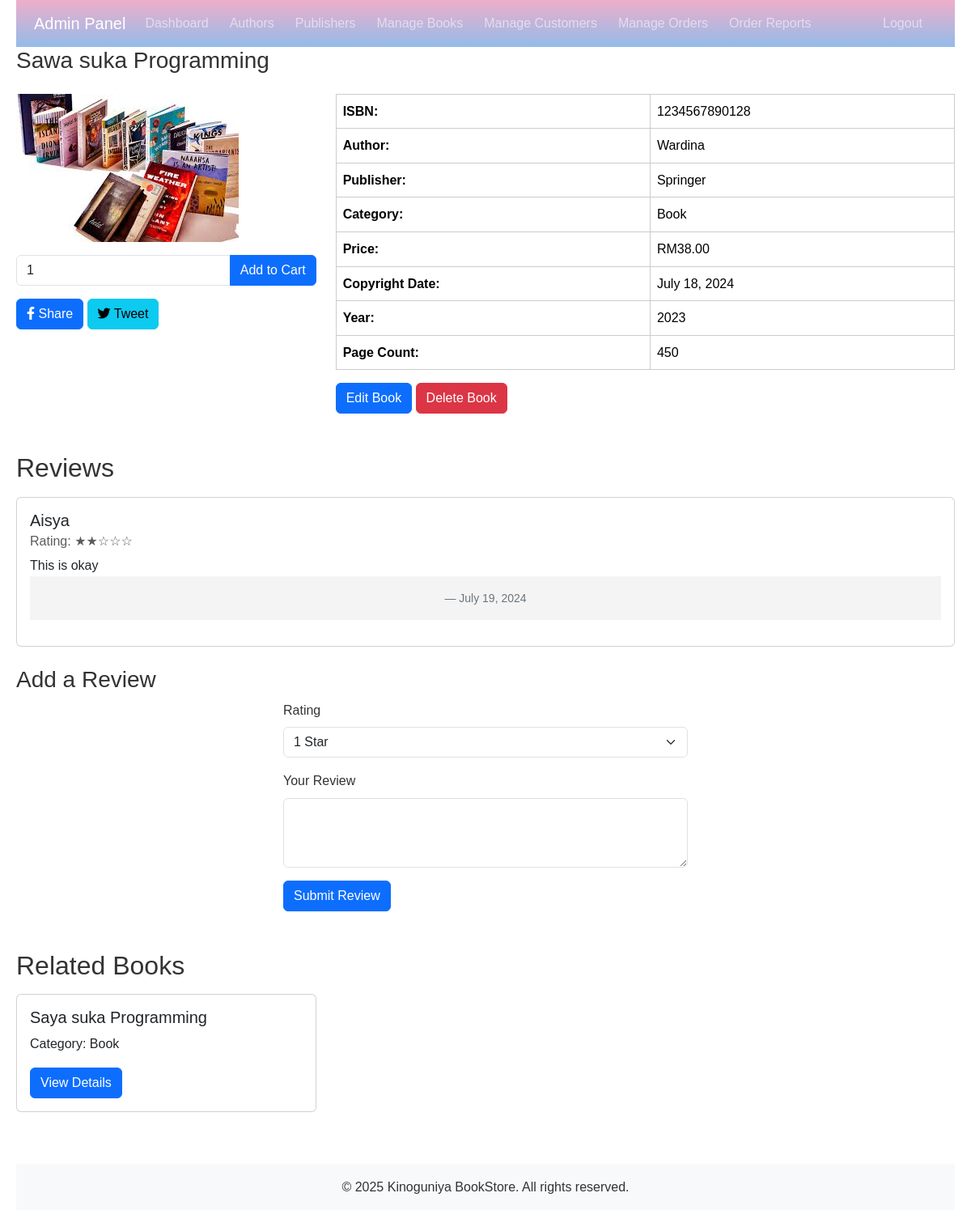
Page /books/details.php?id=3 (signed in) on the committed database.
### tables this page shows
CREATE TABLE `book` (
  `id` int(11) NOT NULL AUTO_INCREMENT,
  `isbn` varchar(20) NOT NULL,
  `book_title` varchar(255) NOT NULL,
  `category` varchar(100) NOT NULL,
  `price` decimal(10,2) NOT NULL,
  `copyright_date` date NOT NULL,
  `year` year(4) NOT NULL,
  `page_count` int(11) NOT NULL,
  `p_id` int(11) NOT NULL,
  `s_id` int(11) NOT NULL,
  `a_id` int(11) NOT NULL,
  `is_active` tinyint(1) NOT NULL DEFAULT '1',
  PRIMARY KEY (`id`),
  KEY `publishere_idx` (`p_id`),
  KEY `addded_by_idx` (`s_id`),
  CONSTRAINT `addded_by` FOREIGN KEY (`s_id`) REFERENCES `staff` (`id`) ON DELETE NO ACTION ON UPDATE NO ACTION,
  CONSTRAINT `publisher` FOREIGN KEY (`p_id`) REFERENCES `publisher` (`id`) ON DELETE NO ACTION ON UPDATE NO ACTION
);

CREATE TABLE `author` (
  `id` int(11) NOT NULL AUTO_INCREMENT,
  `a_name` varchar(100) NOT NULL,
  `a_email` varchar(100) NOT NULL,
  `address` varchar(200) DEFAULT NULL,
  `phone` varchar(20) NOT NULL,
  PRIMARY KEY (`id`)
);

CREATE TABLE `publisher` (
  `id` int(11) NOT NULL AUTO_INCREMENT,
  `p_name` varchar(45) NOT NULL,
  `p_address` varchar(255) NOT NULL,
  `p_state` varchar(50) NOT NULL,
  `p_phone` varchar(45) NOT NULL,
  `p_email` varchar(100) NOT NULL,
  PRIMARY KEY (`id`)
);

CREATE TABLE `review` (
  `id` int(10) unsigned NOT NULL AUTO_INCREMENT,
  `c_id` int(11) NOT NULL,
  `b_id` int(11) NOT NULL,
  `r_rating` int(11) NOT NULL,
  `r_text` text NOT NULL,
  `created_at` timestamp NOT NULL DEFAULT CURRENT_TIMESTAMP,
  PRIMARY KEY (`id`),
  KEY `idx_customer` (`c_id`),
  KEY `idx_book` (`b_id`),
  CONSTRAINT `fk_review_book` FOREIGN KEY (`b_id`) REFERENCES `book` (`id`) ON DELETE CASCADE ON UPDATE CASCADE,
  CONSTRAINT `fk_review_customer` FOREIGN KEY (`c_id`) REFERENCES `customer` (`id`) ON DELETE CASCADE ON UPDATE CASCADE
);

CREATE TABLE `customer` (
  `id` int(11) NOT NULL AUTO_INCREMENT,
  `c_name` varchar(50) NOT NULL,
  `c_email` varchar(50) NOT NULL,
  `c_password` varchar(100) NOT NULL,
  `c_phone` varchar(45) NOT NULL,
  `c_address` varchar(100) NOT NULL,
  PRIMARY KEY (`id`)
);

### includes/db.php (called while the page is built, shortened)
<?php
class Database {
    private static $instance = null;
    private $conn;
    private function __construct() {
        $this->conn = new mysqli(DB_HOST, DB_USER, DB_PASS, DB_NAME);
    }
    public static function getInstance() {
        if (self::$instance === null) {
            self::$instance = new self();
        }
        return self::$instance;
    }
    public function prepare($sql) {
        $stmt = $this->conn->prepare($sql);
        return $stmt;
    }
}
function db_prepare($sql) {
    return Database::getInstance()->prepare($sql);
}
?>

### books/details.php (the view, shortened to what this page needs)
<?php
$errors = [];
$book = null;
$reviews = [];
$related_books = [];
if (isset($_GET['id'])) {
    $book_id = filter_var($_GET['id'], FILTER_VALIDATE_INT);
    if ($book_id === false) {
        $errors[] = "Invalid book ID.";
    } else {
        try {
            $query = "SELECT b.*, a.a_name AS author_name, p.p_name AS publisher_name
                      FROM book b
                      JOIN author a ON b.a_id = a.id
                      JOIN publisher p ON b.p_id = p.id
                      WHERE b.id = ?";
            $stmt = db_prepare($query);
            $stmt->bind_param("i", $book_id);
            $stmt->execute();
            $result = $stmt->get_result();
            $book = $result->fetch_assoc();
            if (!$book) {
                $errors[] = "Book not found.";
            } else {
                $review_query = "SELECT r.*, c.c_name
                                 FROM review r
                                 JOIN customer c ON r.c_id = c.id
                                 WHERE r.b_id = ?
                                 ORDER BY r.created_at DESC";
                $review_stmt = db_prepare($review_query);
                $review_stmt->bind_param("i", $book_id);
                $review_stmt->execute();
                $review_result = $review_stmt->get_result();
                while ($review = $review_result->fetch_assoc()) {
                    $reviews[] = $review;
                }
                $related_query = "SELECT b.id, b.book_title, b.category
                                  FROM book b
                                  WHERE (b.a_id = ? OR b.category = ?) AND b.id != ?
                                  LIMIT 5";
                $related_stmt = db_prepare($related_query);
                $related_stmt->bind_param("isi", $book['a_id'], $book['category'], $book_id);
                $related_stmt->execute();
                $related_result = $related_stmt->get_result();
                while ($related_book = $related_result->fetch_assoc()) {
                    $related_books[] = $related_book;
                }
            }
        } catch (Exception $e) {
            $errors[] = "Error retrieving book details: " . $e->getMessage();
        }
    }
} else {
    $errors[] = "No book ID provided.";
}
?>
<!DOCTYPE html>
<html lang="en">
<head>
    <link href="../css/bootstrap.min.css" rel="stylesheet">
    <link rel="stylesheet" href="https://cdnjs.cloudflare.com/ajax/libs/font-awesome/5.15.3/css/all.min.css">
    <link rel="stylesheet" href="../css/style.css">
</head>
<body>
    <?php include_once ('../Includes/admin_menu.php') ?>
    <div class="content">
        <?php if (!empty($errors)): ?>
            <div class="alert alert-danger" role="alert">
                <?php foreach ($errors as $error): ?>
                    <p><?php echo htmlspecialchars($error); ?></p>
                <?php endforeach; ?>
            </div>
        <?php elseif ($book): ?>
            <h3 class="mb-4"><?php echo htmlspecialchars($book['book_title']); ?></h3>
            <div class="row">
                <div class="col-md-4">
                    <img src="../img/covers/<?php echo htmlspecialchars($book['isbn']); ?>.jpg"
                        alt="<?php echo htmlspecialchars($book['book_title']); ?> cover" class="img-fluid mb-3">
                    <form action="details.php?id=<?php echo $book['id']; ?>" method="post" class="mb-3">
                        <div class="input-group">
                            <input type="number" name="quantity" value="1" min="1" class="form-control">
                            <button type="submit" name="add_to_cart" class="btn btn-primary">Add to Cart</button>
                        </div>
                    </form>
                    <div class="mb-3">
                        <a href="https://www.facebook.com/sharer/sharer.php?u=<?php echo urlencode($_SERVER['REQUEST_URI']); ?>"
                            class="btn btn-primary" target="_blank"><i class="fab fa-facebook-f"></i> Share</a>
                        <a href="https://twitter.com/intent/tweet?text=<?php echo urlencode($book['book_title']); ?>&url=<?php echo urlencode($_SERVER['REQUEST_URI']); ?>"
                            class="btn btn-info" target="_blank"><i class="fab fa-twitter"></i> Tweet</a>
                    </div>
                </div>
                <div class="col-md-8">
                    <table class="table">
                        <tr>
                            <th>ISBN:</th>
                            <td><?php echo htmlspecialchars($book['isbn']); ?></td>
                        </tr>
                        <tr>
                            <th>Author:</th>
                            <td><?php echo htmlspecialchars($book['author_name']); ?></td>
                        </tr>
                        <tr>
                            <th>Publisher:</th>
                            <td><?php echo htmlspecialchars($book['publisher_name']); ?></td>
                        </tr>
                        <tr>
                            <th>Category:</th>
                            <td><?php echo htmlspecialchars($book['category']); ?></td>
                        </tr>
                        <tr>
                            <th>Price:</th>
                            <td>RM<?php echo number_format($book['price'], 2); ?></td>
                        </tr>
                        <tr>
                            <th>Copyright Date:</th>
                            <td><?php echo date('F j, Y', strtotime($book['copyright_date'])); ?></td>
                        </tr>
                        <tr>
                            <th>Year:</th>
                            <td><?php echo htmlspecialchars($book['year']); ?></td>
                        </tr>
                        <tr>
                            <th>Page Count:</th>
                            <td><?php echo htmlspecialchars($book['page_count']); ?></td>
                        </tr>
                    </table>
                    <div class="mt-3">
                        <a href="edit.php?id=<?php echo $book['id']; ?>" class="btn btn-primary">Edit Book</a>
                        <a href="delete.php?id=<?php echo $book['id']; ?>" class="btn btn-danger"
                            onclick="return confirm('Are you sure you want to delete this book?')">Delete Book</a>
                    </div>
                </div>
            </div>
            <h2 class="mt-5">Reviews</h2>
            <?php if (!empty($reviews)): ?>
                <?php foreach ($reviews as $review): ?>
                    <div class="card mb-3">
                        <div class="card-body">
                            <h5 class="card-title"><?php echo htmlspecialchars($review['c_name']); ?></h5>
                            <h6 class="card-subtitle mb-2 text-muted">Rating:
                                <?php echo str_repeat('★', $review['r_rating']) . str_repeat('☆', 5 - $review['r_rating']); ?>
                            </h6>
                            <p class="card-text"><?php echo htmlspecialchars($review['r_text']); ?></p>
                            <footer class="blockquote-footer"><?php echo date('F j, Y', strtotime($review['created_at'])); ?>
                            </footer>
                        </div>
                    </div>
                <?php endforeach; ?>
            <?php else: ?>
                <p>No reviews yet. Be the first to review this book!</p>
            <?php endif; ?>
            <h3 class="mt-4">Add a Review</h3>
            <form action="details.php?id=<?php echo $book['id']; ?>" method="post">
                <div class="mb-3">
                    <label for="rating" class="form-label">Rating</label>
                    <select name="rating" id="rating" class="form-select" required>
                        <option value="1">1 Star</option>
                    </select>
                </div>
                <div class="mb-3">
                    <label for="review_text" class="form-label">Your Review</label>
                    <textarea name="review_text" id="review_text" class="form-control" rows="3" required></textarea>
                </div>
                <button type="submit" name="add_review" class="btn btn-primary">Submit Review</button>
            </form>
            <?php if (!empty($related_books)): ?>
                <h2 class="mt-5">Related Books</h2>
                <div class="row">
                    <?php foreach ($related_books as $related_book): ?>
                        <div class="col-md-4 mb-3">
                            <div class="card">
                                <div class="card-body">
                                    <h5 class="card-title"><?php echo htmlspecialchars($related_book['book_title']); ?></h5>
                                    <p class="card-text">Category: <?php echo htmlspecialchars($related_book['category']); ?></p>
                                    <a href="details.php?id=<?php echo $related_book['id']; ?>" class="btn btn-primary">View
                                        Details</a>
                                </div>
                            </div>
                        </div>
                    <?php endforeach; ?>
                </div>
            <?php endif; ?>
        <?php endif; ?>
    </div>
    <footer class="mt-5 py-3 bg-light">
        <div class="container text-center">
            <p class="mb-0">&copy; <?php echo date('Y'); ?> <?php echo SITE_NAME; ?>. All rights reserved.</p>
        </div>
    </footer>
</body>
</html>

### css/style.css (style rules this page uses)
* { margin: 0; padding: 0; box-sizing: border-box; }
body { font-family: Arial, sans-serif; line-height: 1.6; color: #333; max-width: 1200px; margin: 0 auto; padding: 0 20px; }
h2 { margin-bottom: 1rem; }
form { max-width: 500px; margin: 0 auto; }
form label { display: block; margin-bottom: 0.5rem; }
form input[type="text"], form input[type="email"], form input[type="password"], form textarea, form select { width: 100%; padding: 0.5rem; margin-bottom: 1rem; }
table { width: 100%; border-collapse: collapse; margin-bottom: 2rem; }
table th, table td { padding: 0.5rem; border: 1px solid #ccc; text-align: left; }
table th { background-color: #f4f4f4; font-weight: bold; }
footer { background-color: #f4f4f4; padding: 1rem; text-align: center; margin-top: 2rem; }

### rows in the picture
book: book_title "Sawa suka Programming", isbn (picture), isbn "1234567890128", author.a_name "Wardina", p.p_name "Springer", category "Book", price "38.00", copyright_date "July 18, 2024", year "2023", page_count "450"
review: c.c_name "Aisya", r_rating "★★", r_rating "☆☆☆", r_text "This is okay", created_at "July 19, 2024"
book: book_title "Saya suka Programming", category "Book"

### other values in the picture
SITE_NAME "Kinoguniya BookStore"
